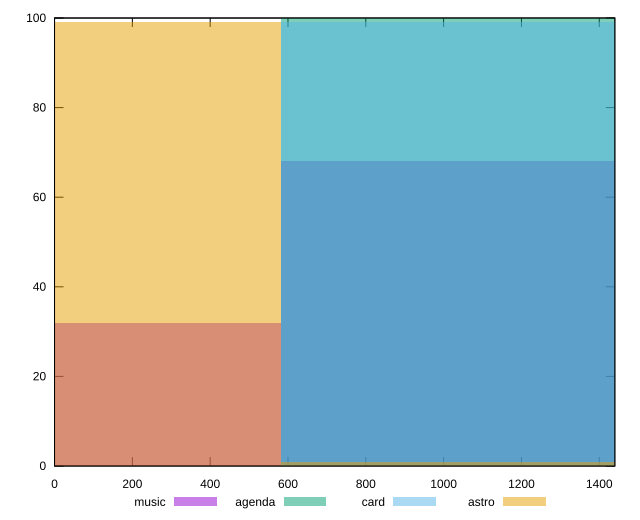

Here is the gnuplot script that generated this plot:
reset

$music <<EOF
1163.9665519246853 68
0 32
EOF

$agenda <<EOF
1163.9665519246853 100
EOF

$card <<EOF
1163.9665519246853 99
EOF

$astro <<EOF
0 99
1163.9665519246853 1
EOF

set key outside below
set boxwidth 1163.9665519246853
set xrange [0:1440]
set yrange [0:100]
set trange [0:100]
set style fill transparent solid 0.5 noborder
set terminal svg size 640, 520 enhanced background rgb 'white'
set output "reports/report_00030_2021-02-24T20-42-31.540Z/uses-http2/comparison/histogram/all_raw.svg"

plot $music title "music" with boxes, \
     $agenda title "agenda" with boxes, \
     $card title "card" with boxes, \
     $astro title "astro" with boxes

reset
